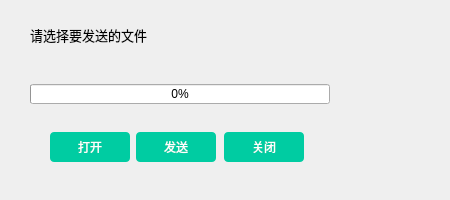
<?xml version="1.0" encoding="UTF-8"?>
<ui version="4.0">
 <class>TcpServer</class>
 <widget class="QDialog" name="TcpServer">
  <property name="geometry">
   <rect>
    <x>0</x>
    <y>0</y>
    <width>450</width>
    <height>200</height>
   </rect>
  </property>
  <property name="minimumSize">
   <size>
    <width>450</width>
    <height>200</height>
   </size>
  </property>
  <property name="maximumSize">
   <size>
    <width>450</width>
    <height>200</height>
   </size>
  </property>
  <property name="windowTitle">
   <string>发送方</string>
  </property>
  <property name="layoutDirection">
   <enum>Qt::LeftToRight</enum>
  </property>
  <widget class="QWidget" name="layoutWidget">
   <property name="geometry">
    <rect>
     <x>50</x>
     <y>131</y>
     <width>256</width>
     <height>32</height>
    </rect>
   </property>
   <layout class="QHBoxLayout" name="horizontalLayout">
    <item>
     <widget class="QPushButton" name="serverOpenBtn">
      <property name="sizePolicy">
       <sizepolicy hsizetype="Fixed" vsizetype="Fixed">
        <horstretch>0</horstretch>
        <verstretch>0</verstretch>
       </sizepolicy>
      </property>
      <property name="minimumSize">
       <size>
        <width>80</width>
        <height>30</height>
       </size>
      </property>
      <property name="maximumSize">
       <size>
        <width>80</width>
        <height>30</height>
       </size>
      </property>
      <property name="styleSheet">
       <string notr="true">QPushButton { background-color: #00cca2; border-radius: 4px; color: rgb(255, 255, 255); }
QPushButton:hover { background-color: #208973;}
</string>
      </property>
      <property name="text">
       <string>打开</string>
      </property>
     </widget>
    </item>
    <item>
     <widget class="QPushButton" name="serverSendBtn">
      <property name="sizePolicy">
       <sizepolicy hsizetype="Fixed" vsizetype="Fixed">
        <horstretch>0</horstretch>
        <verstretch>0</verstretch>
       </sizepolicy>
      </property>
      <property name="minimumSize">
       <size>
        <width>80</width>
        <height>30</height>
       </size>
      </property>
      <property name="maximumSize">
       <size>
        <width>80</width>
        <height>30</height>
       </size>
      </property>
      <property name="styleSheet">
       <string notr="true">QPushButton { background-color: #00cca2; border-radius: 4px; color: rgb(255, 255, 255); }
QPushButton:hover { background-color: #208973;}
</string>
      </property>
      <property name="text">
       <string>发送</string>
      </property>
     </widget>
    </item>
    <item alignment="Qt::AlignHCenter">
     <widget class="QPushButton" name="serverCloseBtn">
      <property name="sizePolicy">
       <sizepolicy hsizetype="Fixed" vsizetype="Fixed">
        <horstretch>0</horstretch>
        <verstretch>0</verstretch>
       </sizepolicy>
      </property>
      <property name="minimumSize">
       <size>
        <width>80</width>
        <height>30</height>
       </size>
      </property>
      <property name="maximumSize">
       <size>
        <width>80</width>
        <height>30</height>
       </size>
      </property>
      <property name="styleSheet">
       <string notr="true">QPushButton { background-color: #00cca2; border-radius: 4px; color: rgb(255, 255, 255); }
QPushButton:hover { background-color: #208973;}
</string>
      </property>
      <property name="text">
       <string>关闭</string>
      </property>
     </widget>
    </item>
   </layout>
  </widget>
  <widget class="QProgressBar" name="progressBar">
   <property name="geometry">
    <rect>
     <x>30</x>
     <y>84</y>
     <width>300</width>
     <height>20</height>
    </rect>
   </property>
   <property name="minimumSize">
    <size>
     <width>300</width>
     <height>20</height>
    </size>
   </property>
   <property name="maximumSize">
    <size>
     <width>300</width>
     <height>20</height>
    </size>
   </property>
   <property name="value">
    <number>0</number>
   </property>
  </widget>
  <widget class="QLabel" name="serverStatusLabel">
   <property name="geometry">
    <rect>
     <x>30</x>
     <y>10</y>
     <width>300</width>
     <height>50</height>
    </rect>
   </property>
   <property name="minimumSize">
    <size>
     <width>300</width>
     <height>50</height>
    </size>
   </property>
   <property name="maximumSize">
    <size>
     <width>300</width>
     <height>50</height>
    </size>
   </property>
   <property name="font">
    <font>
     <pointsize>10</pointsize>
    </font>
   </property>
   <property name="text">
    <string>请选择要发送的文件</string>
   </property>
  </widget>
 </widget>
 <resources/>
 <connections/>
</ui>
